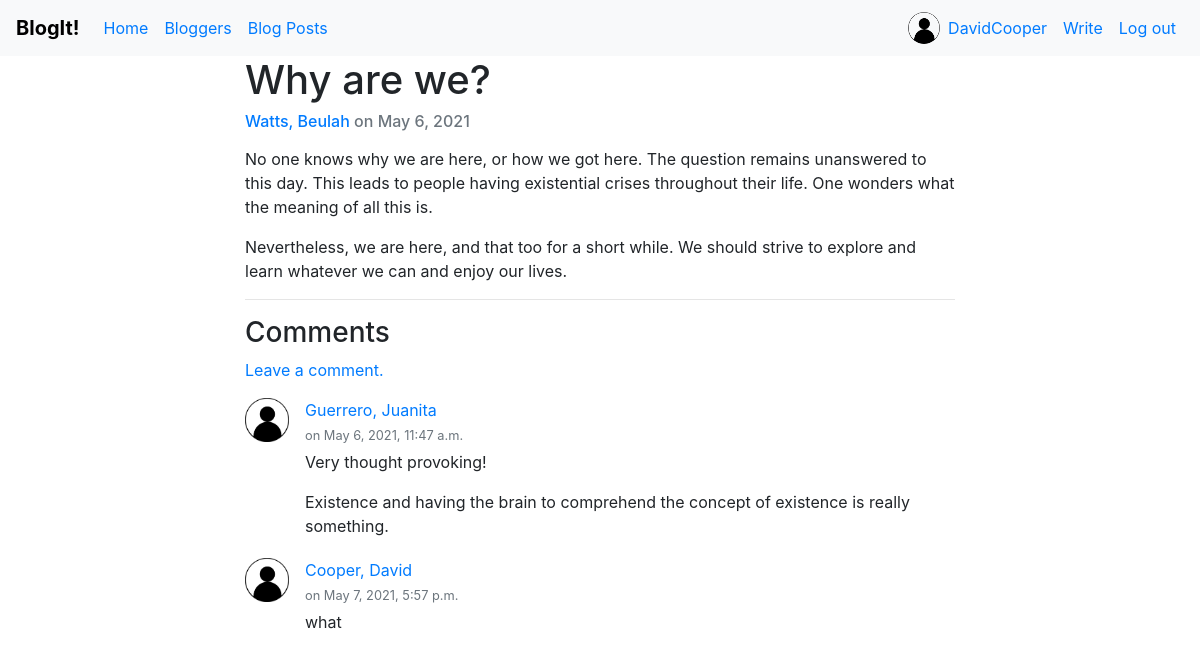
The app's page /blog/blog/1 (signed in) with its own data.
### blog/models.py (models this page shows, shortened)
class BlogPost(models.Model):
    title = models.CharField(max_length=100, help_text="Enter a short and crisp title here.")
    description = models.TextField(max_length=2000, help_text="Write your thoughts in detail here.")
    author = models.ForeignKey(BlogAuthor, on_delete=models.SET_NULL, null=True)
    post_date = models.DateField(default=date.today)
    categories = models.ManyToManyField(BlogCategory, blank=True,
                                        help_text=mark_safe("Select zero or more categories, or <a href='/blog/blog/category-create/'>click here</a> to create a new category."))
    class Meta:
        ordering = ["-post_date"]

class BlogAuthor(models.Model):
    user = models.OneToOneField(User, on_delete=models.CASCADE, null=True)
    bio = models.TextField(max_length=200, null=True, blank=True, help_text="Write a few words about yourself here...")
    location = models.CharField(max_length=30, null=True, blank=True)
    date_of_birth = models.DateField(null=True, blank=True)
    date_of_death = models.DateField(null=True, blank=True)
    class Meta:
        ordering = ['user', 'bio']
    def get_absolute_url(self):
        return reverse('blogger-detail', args=[str(self.id)])
        pass
    def __str__(self):
        return f'{self.user.last_name}, {self.user.first_name}'

class BlogComment(models.Model):
    text = models.TextField(max_length=1000, help_text="Post your thoughts on this blog post here...")
    author = models.ForeignKey(BlogAuthor, on_delete=models.SET_NULL, null=True)
    comment_date = models.DateTimeField(auto_now_add=True)
    blog = models.ForeignKey(BlogPost, on_delete=models.CASCADE)
    class Meta:
        ordering = ["comment_date"]

### blog/views.py (the view)
# urls.py: path('blog/<int:pk>', views.BlogPostDetailView.as_view(), name='blogpost-detail'),
class BlogPostDetailView(generic.DetailView):
    model = BlogPost

### blog/templates/blog/blogpost_detail.html (shortened to what this page needs)
{% extends "base_generic.html" %}
{% block content %}
<div class="col-md-8 offset-md-2">
    <h1>{{ blogpost.title }}</h1>
    <h6 class="text-muted"><a href="{{ blogpost.author.get_absolute_url }}">{{ blogpost.author }}</a> on {{ blogpost.post_date }}</h6>
    <p>{{ blogpost.description | linebreaks }}</p>
    <hr />
    <h3>Comments</h3>
    {% if user.is_authenticated %}
    <p class="text-muted"><a href="{% url 'blogcomment-create' blogpost.pk %}">Leave a comment.</a></p>
    {% else %}
    <p class="text-muted"><a href="{% url 'login'%}?next={{request.path}}">Log in</a> to leave a comment.</p>
    {% endif %} {% for comment in blogpost.blogcomment_set.all %}
    <div class="media">
        {% load static %}
        <img class="mr-3" src="{% static 'images/default-avatar.png'%}" width="44" height="44" alt="Default avatar image" />
        <div class="media-body mb-1">
            <a href="{{ comment.author.get_absolute_url }}"><p class="mt-0 mb-0 text-primary">{{ comment.author }}</p></a>
            <small class="text-muted">on {{ comment.comment_date }}</small>
            <p class="mt-0 mb-1">{{ comment.text | linebreaks }}</p>
        </div>
    </div>
    {% endfor %}
</div>
{% endblock %}

### blog/templates/base_generic.html (shortened to what this page needs)
<!DOCTYPE html>
<html>
    <head>
        <link rel="stylesheet" href="https://maxcdn.bootstrapcdn.com/bootstrap/4.5.2/css/bootstrap.min.css" />
    </head>
    <body>
        {% block navbar %}
        <nav class="navbar navbar-expand-md navbar-light bg-light">
            <a class="navbar-brand" style="color: #000;" href="{% url 'index' %}"><strong>BlogIt!</strong></a>
            <div class="collapse navbar-collapse" id="navbarNav">
                <ul class="navbar-nav mr-auto">
                    <li class="nav-item">
                        <a class="nav-link text-primary" href="{% url 'index' %}">Home</a>
                    </li>
                    <li class="nav-item">
                        <a class="nav-link text-primary" href="{% url 'bloggers' %}">Bloggers</a>
                    </li>
                    <li class="nav-item">
                        <a class="nav-link text-primary" href="{% url 'blogs' %}">Blog Posts</a>
                    </li>
                </ul>
                <ul class="navbar-nav">
                    {% if user.is_authenticated %}
                    <li class="nav-item">
                        {% load static %}
                        <img class="rounded-circle article-img mt-1" src="{% static 'images/default-avatar.png'%}" alt="current-user" width="32" height="32" />
                    </li>
                    <li class="nav-item"><a class="nav-link text-primary" href="{{ user.blogauthor.get_absolute_url }}"> {{ user.username }}</a></li>
                    <li class="nav-item"><a class="nav-link text-primary" href="{% url 'blogpost-create' %}"> Write </a></li>
                    <li class="nav-item"><a class="nav-link text-primary" href="{% url 'logout'%}">Log out</a></li>
                    {% else %}
                    <li class="nav-item"><a class="nav-link text-primary" href="{% url 'signup'%}">Sign up</a></li>
                    <li class="nav-item"><a class="nav-link text-primary" href="{% url 'login'%}">Log in</a></li>
                    {% endif %}
                </ul>
            </div>
        </nav>
        {% endblock %}
        <div class="container">
            {% block content %}{% endblock %}
        </div>
    </body>
</html>

### records on screen
BlogPost: title "Why are we?", author "Watts, Beulah", post_date "May 6, 2021", description "No one knows why we are here, or how we got here. The question remains unanswered to this day. This leads to people having existential crises throughout their life. One wonders what the meaning of all this is. Nevertheless, we are here, and that too for a short while. We should strive to explore and learn whatever we can and enjoy our lives."
BlogComment: author "Guerrero, Juanita", comment_date "May 6, 2021, 11:47 a.m.", text "Very thought provoking! Existence and having the brain to comprehend the concept of existence is really something."
BlogComment: author "Cooper, David", comment_date "May 7, 2021, 5:57 p.m.", text "what"

### other values on screen
{{ user.username }} "DavidCooper"
